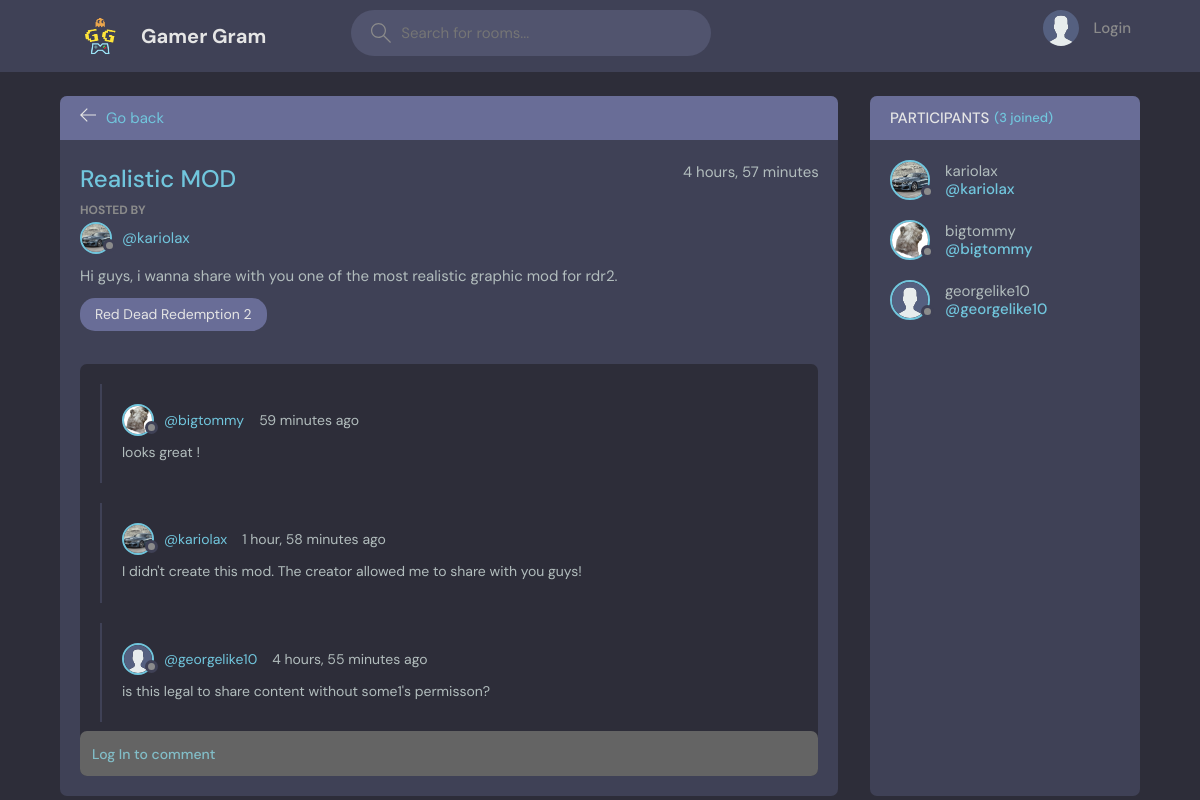
The page /room/10/ on the database its author committed.
### base/models.py (models this page shows, shortened)
class Room(models.Model):
    host = models.ForeignKey(User, on_delete=models.SET_NULL, null=True)
    topic = models.ForeignKey(Topic, on_delete=models.SET_NULL, null=True)
    name = models.CharField(max_length=200)
    description = models.TextField(null=True, blank=True)
    participants = models.ManyToManyField(User, related_name='participants', blank=True)
    updated = models.DateTimeField(auto_now=True)
    created = models.DateTimeField(auto_now_add=True)
    class Meta:
        ordering = ['-updated', '-created']

class User(AbstractUser):
    name = models.CharField(max_length=200, null=True)
    email = models.EmailField(unique=True, null=True)
    bio = models.TextField(null=True)
    avatar = models.ImageField(null=True, default="avatar.svg")
    USERNAME_FIELD = 'email'
    REQUIRED_FIELDS = []

class Topic(models.Model):
    name = models.CharField(max_length=200)
    def __str__(self):
        return self.name

class Message(models.Model):
    user = models.ForeignKey(User, on_delete=models.CASCADE)
    room = models.ForeignKey(Room, on_delete=models.CASCADE)
    body = models.TextField()
    updated = models.DateTimeField(auto_now=True)
    created = models.DateTimeField(auto_now_add=True)
    class Meta:
        ordering = ['-updated', '-created']

### base/views.py (the view, shortened to what this page needs)
# urls.py: path('room/<str:pk>/', views.room, name="room"),
def room(request, pk):
    room = Room.objects.get(id=pk)
    room_messages = room.message_set.all().order_by('-created')
    participants = room.participants.all()
    context = {'room': room, 'room_messages': room_messages, 'participants': participants}
    return render(request, 'base/room.html', context)

### base/templates/base/room.html (shortened to what this page needs)
{% extends 'main.html' %}
{% block content %}
<main class="profile-page layout layout--2">
      <div class="container">
        <div class="room">
          <div class="room__top">
            <div class="room__topLeft">
              <a href="{% url 'home' %}">
                <svg version="1.1" xmlns="http://www.w3.org/2000/svg" width="32" height="32" viewBox="0 0 32 32">
                  <title>arrow-left</title>
                  <path
                    d="M13.723 2.286l-13.723 13.714 13.719 13.714 1.616-1.611-10.96-10.96h27.625v-2.286h-27.625l10.965-10.965-1.616-1.607z"
                  ></path>
                </svg>
              </a>
              <a href="{% url 'home' %}">Go back</a>
            </div>
          </div>
          <div class="room__box scroll">
            <div class="room__header scroll">
              <div class="room__info">
                <h3>{{room.name}}</h3>
                <span>{{room.created|timesince}}</span>
              </div>
              <div class="room__hosted">
                <p>Hosted By</p>
                <a href="{% url 'user-profile' room.host.id %}" class="room__author">
                  <div class="avatar avatar--small">
                    <img src="{{room.host.avatar.url}}" />
                  </div>
                  <span>@{{room.host.username}}</span>
                </a>
              </div>
              <div class="room__details">
                {{room.description|linebreaks}}
              </div>
              <span class="room__topics">{{room.topic}}</span>
            </div>
            <div class="room__conversation">
              <div class="threads scroll">
                {% for message in room_messages %}
                <div class="thread">
                  <div class="thread__top">
                    <div class="thread__author">
                      <a href="{% url 'user-profile' message.user.id %}" class="thread__authorInfo">
                        <div class="avatar avatar--small">
                          <img src="{{message.user.avatar.url}}" />
                        </div>
                        <span>@{{message.user.username}}</span>
                      </a>
                      <span class="thread__date">{{message.created|timesince}} ago</span>
                    </div>
                  </div>
                  <div class="thread__details">
                    {{message.body}}
                  </div>
                </div>
                {% endfor %}
              </div>
            </div>
          </div>
          <div class="room__message">
            {% if user.is_authenticated %}
            <form action="" method="POST">
              {% csrf_token %}
              <input name="body" placeholder="Comment subject..." /></form>
            {% else %}
            <a class="room__message" name="body" href="{% url 'login' %}">Log In to comment</a>
            {% endif %}
          </div>
        </div>
        <div class="participants">
          <h3 class="participants__top">Participants <span>({{room.participants.all.count}} joined)</span></h3>
          <div class="participants__list scroll">
            {% for user in participants %}
            <a href="{% url 'user-profile' user.id %}" class="participant">
              <div class="avatar avatar--medium">
                <img src="{{user.avatar.url}}" />
              </div>
              <p>
                {{user.username}}
                <span>@{{user.username}}</span>
              </p>
            </a>
            {% endfor %}
          </div>
        </div>
      </div>
    </main>
{% endblock content %}

### rows shown on the page
Room: name "Realistic MOD", created "4 hours, 57 minutes", host.avatar (picture), host.username "kariolax", description "Hi guys, i wanna share with you one of the most realistic graphic mod for rdr2.", topic "Red Dead Redemption 2", participants.all.count "3"
Message: user.avatar (picture), user.username "bigtommy", created "59 minutes", body "looks great !"
Message: user.avatar (picture), user.username "kariolax", created "1 hour, 58 minutes", body "I didn't create this mod. The creator allowed me to share with you guys!"
Message: user.avatar (placeholder picture), user.username "georgelike10", created "4 hours, 55 minutes", body "is this legal to share content without some1's permisson?"
User: avatar (picture), username "kariolax"
User: avatar (picture), username "bigtommy"
User: avatar (placeholder picture), username "georgelike10"
